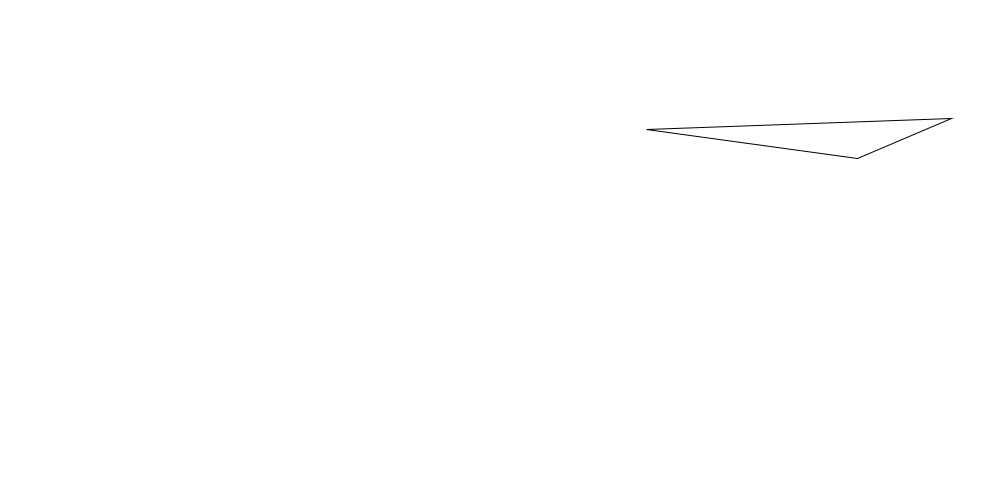
Frame 1 (no input)
Frame 60 (the mouse pressed at the canvas centre just before this capture): identical to frame 1, image omitted
Frame 120 (the mouse held since frame 60 and released just before this capture): identical to frame 1, image omitted

The Processing sketch that drew this single still picture (run headless with seeded random() and noise(); from frame 60 on, the mouse is pressed at the canvas centre):

// Processing sketch: p000_Essay
// ── p000_Essay.pde
int[] x = new int[3];
int[] y = new int[3];
boolean prevPos, antiorario;

void setup(){
  for(int i = 0; i<3; i++){
    x[i] = (int)random(1000);
    y[i] = (int)random(500);
  }
  prevPos = false;
  
  if(det(x[0],y[0],x[1],y[1],x[2],y[2])<0)
    antiorario = true;
  else
    antiorario = false;
  
  size(1000, 500);
  background(255);
  stroke(0);
  noFill();
  triangle(x[0],y[0],x[1],y[1],x[2],y[2]);
}

void draw(){
  if(antiorario){
    if(det(x[0],y[0],x[1],y[1],mouseX,mouseY)<0 && det(x[1],y[1],x[2],y[2],mouseX,mouseY)<0 && det(x[2],y[2],x[0],y[0],mouseX,mouseY)<0 && !prevPos){
        fill(random(0,255), random(0,255), random(0,255));
        triangle(x[0],y[0],x[1],y[1],x[2],y[2]);
        prevPos = true;
    }
    else{
      if(!(det(x[0],y[0],x[1],y[1],mouseX,mouseY)<0) || !(det(x[1],y[1],x[2],y[2],mouseX,mouseY)<0) || !(det(x[2],y[2],x[0],y[0],mouseX,mouseY)<0)){
        noFill();
        triangle(x[0],y[0],x[1],y[1],x[2],y[2]);
        prevPos = false;
      }
    }
  }
  else{
    if(det(x[0],y[0],x[1],y[1],mouseX,mouseY)>0 && det(x[1],y[1],x[2],y[2],mouseX,mouseY)>0 && det(x[2],y[2],x[0],y[0],mouseX,mouseY)>0)
      if(!prevPos){
        fill(random(0,255), random(0,255), random(0,255));
        triangle(x[0],y[0],x[1],y[1],x[2],y[2]);
        prevPos = true;
      }
    else{
      noFill();
      triangle(x[0],y[0],x[1],y[1],x[2],y[2]);
      prevPos = false;
    }
  }
}  

int det(int x1, int y1, int x2, int y2, int mx, int my){
  return x1*y2+y1*mx+x2*my-x1*my-y1*x2-y2*mx;
}
